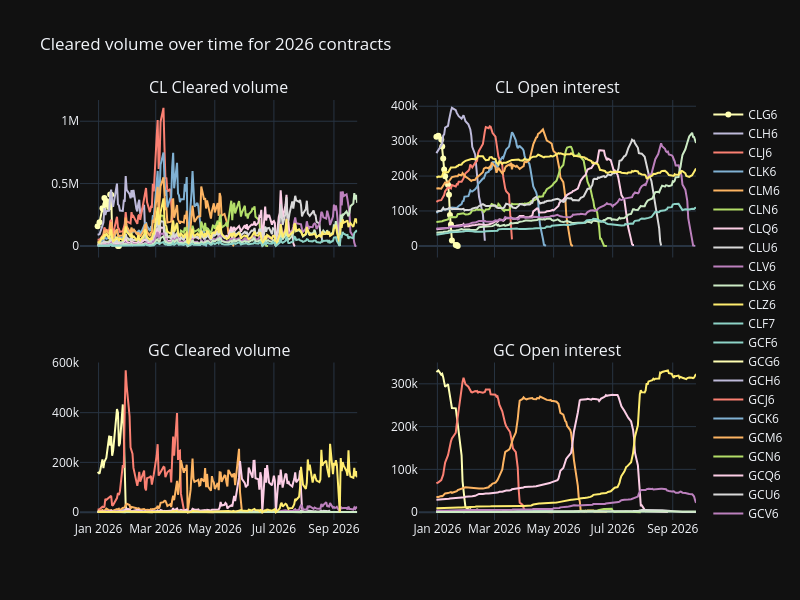

Notebook cell for this chart:
### Code cell
plot_df = stats.reset_index()
plot_groups = plot_df.groupby("Symbol")
colors = {group: next(color_palette) for group in plot_groups.groups}

x_col = "Trade date"
plot_cols = ["Cleared volume", "Open interest"]
subplot_titles = [f"{family} {col}" for family in futures_groups for col in plot_cols]

fig = make_subplots(
    rows=len(futures_groups),
    cols=len(plot_cols),
    shared_xaxes="all",
    subplot_titles=subplot_titles,
)

for i, (_, group_symbols) in enumerate(futures_groups.items()):
    for symbol in group_symbols:
        df = plot_groups.get_group(symbol)
        fig.add_trace(
            go.Scatter(
                x=df[x_col],
                y=df[plot_cols[0]],
                name=symbol,
                line=dict(color=colors[symbol]),
            ),
            row=i + 1,
            col=1,
        )
        fig.add_trace(
            go.Scatter(
                x=df[x_col],
                y=df[plot_cols[1]],
                name=symbol,
                line=dict(color=colors[symbol]),
                showlegend=False,
            ),
            row=i + 1,
            col=2,
        )

fig.update_layout(
    height=600,
    width=800,
    title_text=f"Cleared volume over time for {year} contracts",
)
fig.show()
